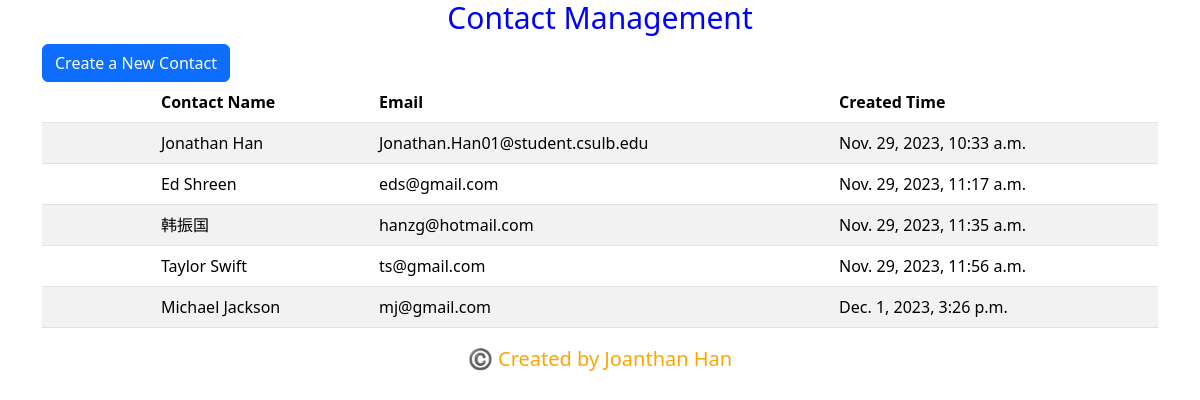
Before: / with the older database file.
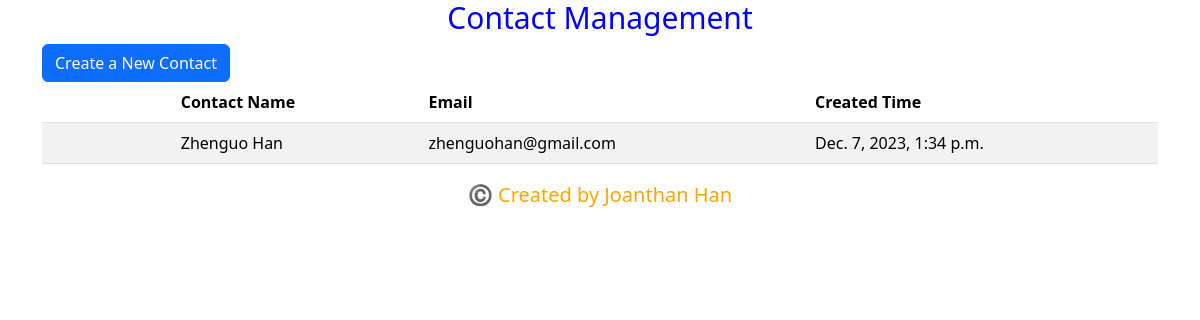
After: the same page with the newer database file.
### tasks/models.py (models this page shows, shortened)
class Task(models.Model):
    name = models.CharField(max_length=20, null=False,unique=True,error_messages={
        'unique': ("Contact with this Name already exists."),
    })
    email = models.EmailField(blank=False,unique=True)
    notes = models.TextField(max_length=100, default="")
    update_time = models.DateTimeField(auto_now=True)

### tasks/views.py (the view)
# urls.py: path("", TaskListView.as_view(), name="task_list"),
class TaskListView(ListView):
    model = Task

### jonathan_han/tasks/templates/tasks/task_list.html (shortened to what this page needs)
{% extends "base.html" %}
{% block content %}
<h1 style="font-size: 30px; color: blue;text-align:center;">Contact Management </h1>
<a href="{% url 'task_create' %}" class="btn btn-primary">Create a New Contact</a>
<table class="table table-striped">
  <thead>
    <tr>
      <th>             </th>
      <th>Contact Name </th>
      <th>Email</th>
      <th>Created Time</th>
    </tr>
  </thead>
  <tbody>
    {% for task in task_list %}
    <tr>
      <td>
        <a class="icon-link" href="{% url 'task_detail' task.pk %}">
          <i class="bi bi-receipt"></i> </a>
        <a class="icon-link" href="{% url 'task_delete' task.pk %}">
          <i class="bi bi-trash"></i>
        </a>
      <td> {{ task.name }}</td>
      <td> {{ task.email }}</td>
      <td>  {{ task.update_time}}</td>
      </td>
    </tr>
    {% endfor %}
  </tbody>
</table>
<p style="font-size: 20px; color:orange; text-align: center;">©️ Created by Joanthan Han </p>
{% endblock content %}

### templates/base.html (shortened to what this page needs)
<!DOCTYPE html>
<html lang="en">
<head>
  <link href="https://cdn.jsdelivr.net/npm/bootstrap@5.3.2/dist/css/bootstrap.min.css"
    rel="stylesheet"
>
  <link rel="stylesheet" href="https://cdnjs.cloudflare.com/ajax/libs/font-awesome/5.15.1/css/all.min.css">
</head>
<body>
  <div class="container">
    {% block content %}{% endblock content %}
  </div>
</body>
</html>

### jonathan_han/tasks/templates/tasks/task_list.html (style rules this page uses)
th, td { padding: 5px; overflow: hidden; text-overflow: ellipsis; white-space: nowrap; }

Changed rows visible on the page:
removed Task: name "Jonathan Han", email "Jonathan.Han01@student.csulb.edu", update_time "Nov. 29, 2023, 10:33 a.m."
removed Task: name "Ed Shreen", email "eds@gmail.com", update_time "Nov. 29, 2023, 11:17 a.m."
removed Task: name "韩振国", email "hanzg@hotmail.com", update_time "Nov. 29, 2023, 11:35 a.m."
removed Task: name "Taylor Swift", email "ts@gmail.com", update_time "Nov. 29, 2023, 11:56 a.m."
removed Task: name "Michael Jackson", email "mj@gmail.com", update_time "Dec. 1, 2023, 3:26 p.m."
added Task: name "Zhenguo Han", email "zhenguohan@gmail.com", update_time "Dec. 7, 2023, 1:34 p.m."
